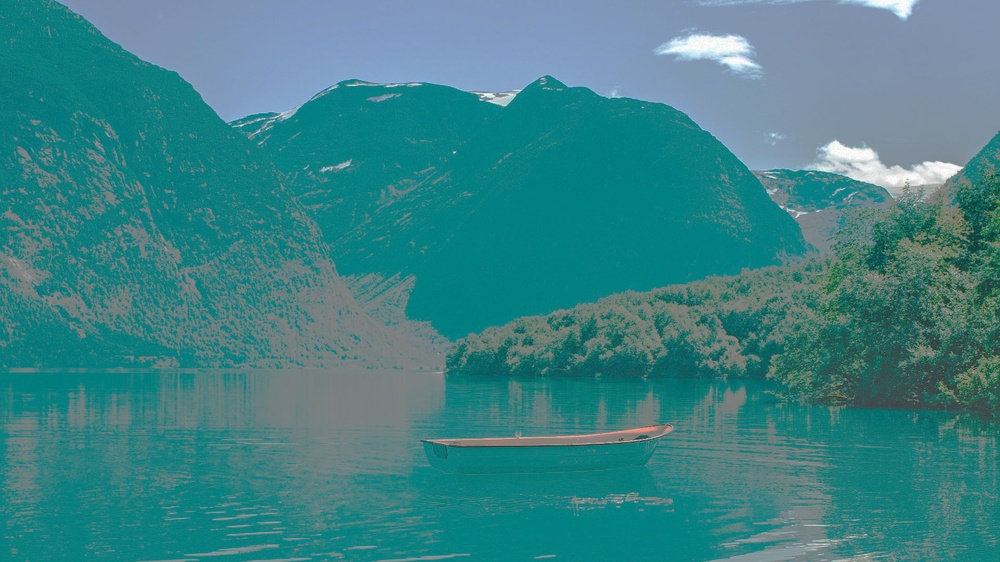
#> input picture images/equal_test.jpg, 1000 x 562 px, shrunk from 1920 x 1080 before the run
$ python 'cv21_contrast2(stretching).py'
#> lines starting #> are read from the running program, lines starting #| are printed output that depends on the picture; after the words box and inside, x2 and y2 are one past the last pixel; in counts of white or black regions, pixels touching at a corner belong together
## 스트레칭

import sys, cv2, numpy as np

# 히스토그램 그리는 함수
def getHistDraw(hist):
    imgHist = np.full((100,256), 255, dtype=np.uint8)
    print(hist.shape)
    print(np.max(hist))
    histMax = np.max(hist)
    for x in range(256):
        pt1 = (x, 100)
        pt2 = (x, 100 - int(hist[x,0] * 100 / histMax))
        cv2.line(imgHist, pt1, pt2, 0)
    return imgHist

src = cv2.imread('./images/equal_test.jpg', cv2.IMREAD_GRAYSCALE)
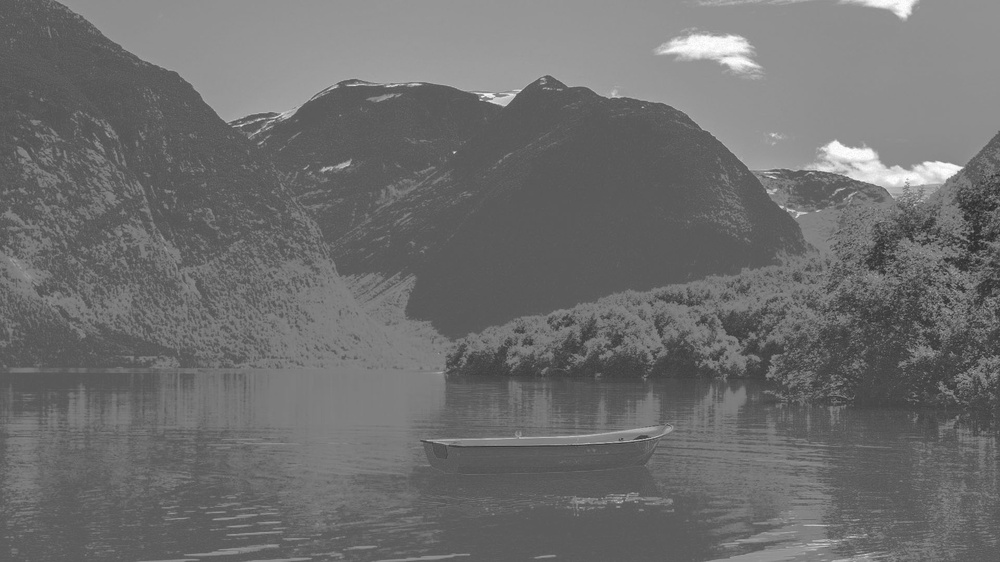
#> src: shape (562, 1000); min 38, max 255, mean 110

if src is None:
    print('Image load failed')
    sys.exit()

# 정규화 함수 : cv2.normalize(src, dst, alpha, beta, norm_type, dtype, mask)
# norm_type(정규화 타입) : 최소,최대값으로
# dst는 어짜피 리턴받을거니까 보통 None으로 사용

dst = cv2.normalize(src, None, 0, 255, cv2.NORM_MINMAX) # 범위를 0~255로 scale한다고 봐도 된다.
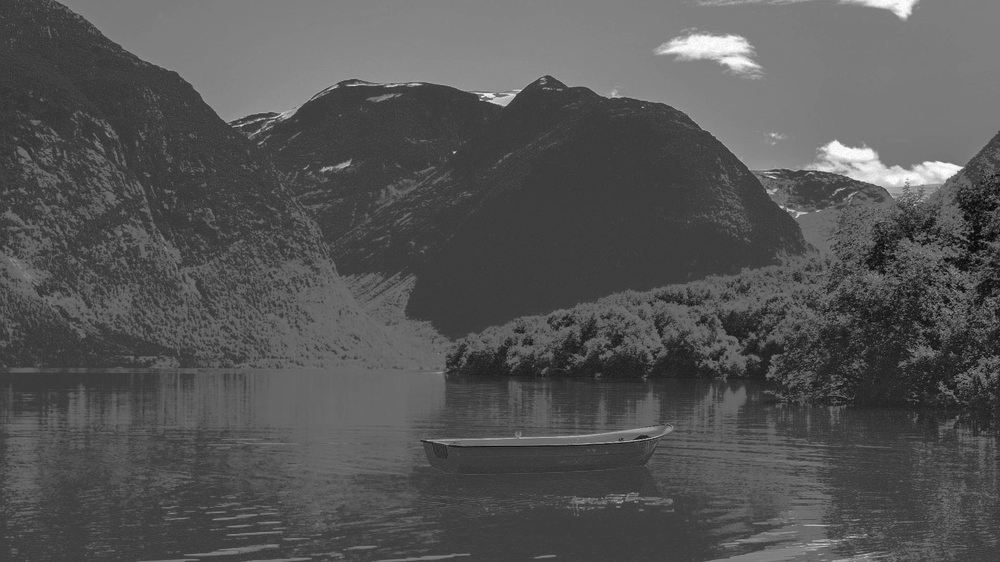
#> dst: shape (562, 1000); min 0, max 255, mean 84.6

# 히스토그램 구하기
hist = cv2.calcHist([src], [0], None, [256], [0, 256])
#> hist = 256 values, max 37351 at index 91, min 0 at index 0, mean 2195.3
src_hist_chart = getHistDraw(hist)
#| (256, 1)
#| 37351.0
#> in getHistDraw, `histMax = np.max(hist)`: histMax = 37351
#> the loop in getHistDraw, `for x in range(256):` made 256 passes
#> pt2 on passes 1 to 3: (0, 100), (1, 100), (2, 100)
#> after the loop in getHistDraw, `for x in range(256):`:
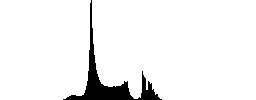
#> imgHist: shape (100, 256); 94.4% white; 1 black region, box (x1, y1, x2, y2) and area: (63, 0, 162, 100) 1425
hist = cv2.calcHist([dst], [0], None, [256], [0, 256])
#> hist = 256 values, max 37351 at index 62, min 0 at index 3, mean 2195.3
dst_hist_chart = getHistDraw(hist)
#| (256, 1)
#| 37351.0
#> the loop in getHistDraw (call 2), `for x in range(256):` made 256 passes
#> after the loop in getHistDraw (call 2), `for x in range(256):`:
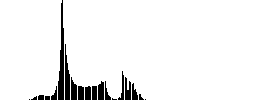
#> imgHist: shape (100, 256); 94.4% white; 19 black regions (5 under 20 px), largest, box (x1, y1, x2, y2) and area: (58, 0, 64, 100) 367, (65, 44, 70, 100) 194, (71, 77, 77, 100) 108

cv2.imshow('src',src)
cv2.imshow('dst',dst)
# 히스토그램 출력
cv2.imshow('src_hist_chart',src_hist_chart)
cv2.imshow('dst_hist_chart',dst_hist_chart)

cv2.waitKey()
cv2.destroyAllWindows()

$ run again, with images/autumn_forest_park_128379_1920x1080.jpg copied over images/equal_test.jpg
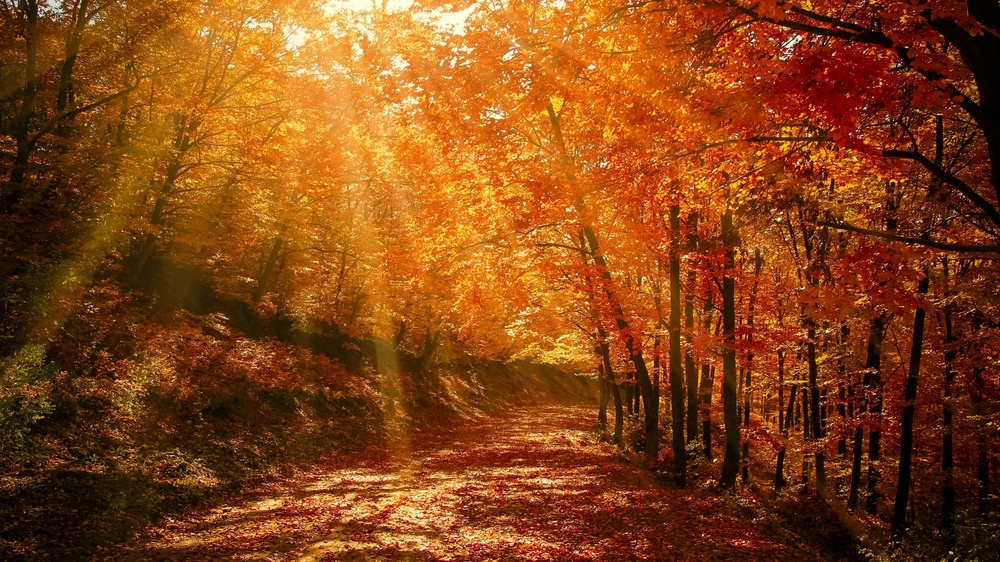
#> input picture images/autumn_forest_park_128379_1920x1080.jpg, 1000 x 562 px, shrunk from 1920 x 1080 before the run
#> `src = cv2.imread('./images/equal_test.jpg', cv2.IMREAD_GRAYSCALE)`:
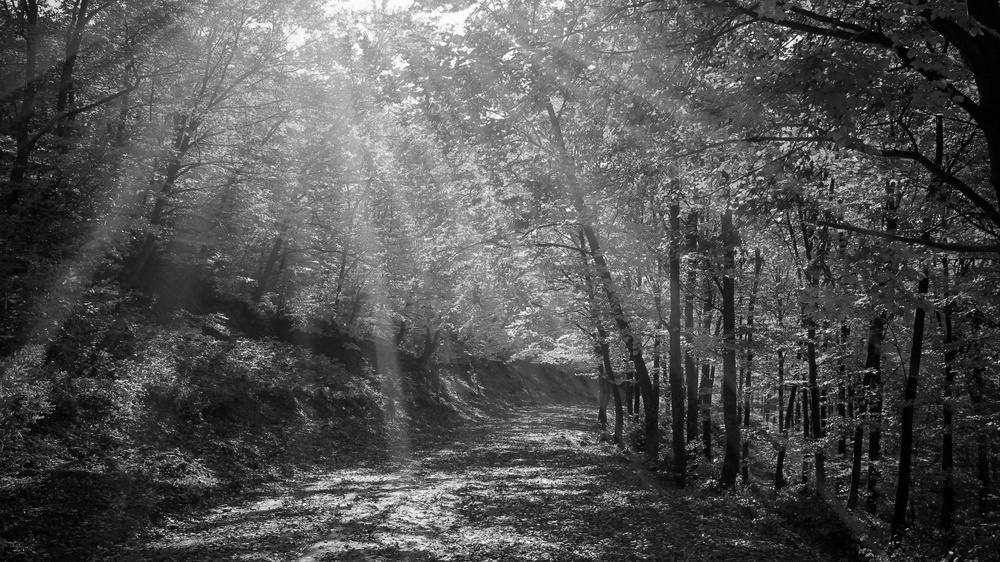
#> src: shape (562, 1000); min 0, max 255, mean 82.2
#> hist = 256 values, max 5517 at index 34, min 28 at index 255, mean 2195.3
#| (256, 1)
#| 5517.0
#> histMax = 5517
#> the loop in getHistDraw, `for x in range(256):` made 256 passes
#> pt2 on passes 1 to 3: (0, 87), (1, 75), (2, 63)
#> after the loop in getHistDraw, `for x in range(256):`:
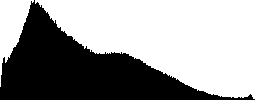
#> imgHist: shape (100, 256); 60.7% white; 1 black region, box (x1, y1, x2, y2) and area: (0, 0, 255, 100) 10060
#| (256, 1)
#| 5517.0
#> the loop in getHistDraw (call 2), `for x in range(256):` made 256 passes

$ run again, with images/bd2.jpg copied over images/equal_test.jpg
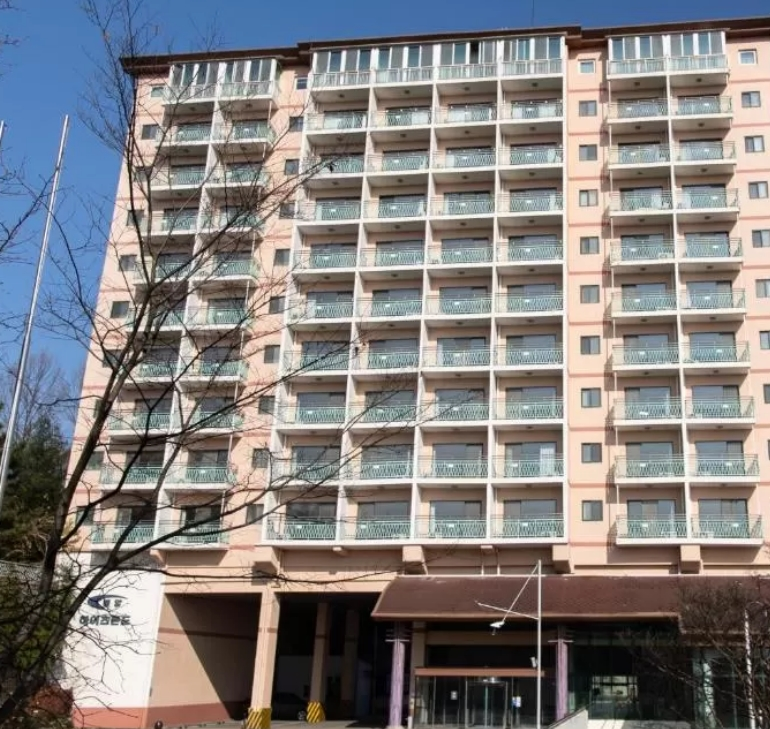
#> input picture images/bd2.jpg, 770 x 729 px
#> `src = cv2.imread('./images/equal_test.jpg', cv2.IMREAD_GRAYSCALE)`:
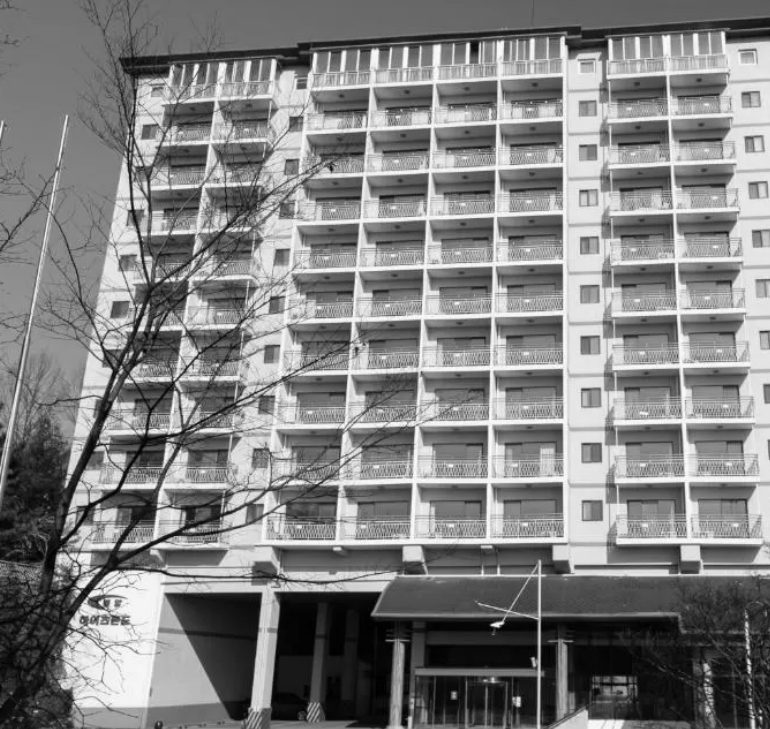
#> src: shape (729, 770); min 0, max 255, mean 127.7
#> hist = 256 values, max 5119 at index 228, min 6 at index 255, mean 2192.7
#| (256, 1)
#| 5119.0
#> histMax = 5119
#> the loop in getHistDraw, `for x in range(256):` made 256 passes
#> pt2 on passes 1 to 3: (0, 100), (1, 96), (2, 88)
#> after the loop in getHistDraw, `for x in range(256):`:
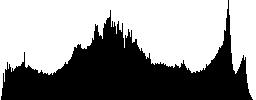
#> imgHist: shape (100, 256); 57.7% white; 1 black region, box (x1, y1, x2, y2) and area: (1, 0, 253, 100) 10837
#| (256, 1)
#| 5119.0
#> the loop in getHistDraw (call 2), `for x in range(256):` made 256 passes
